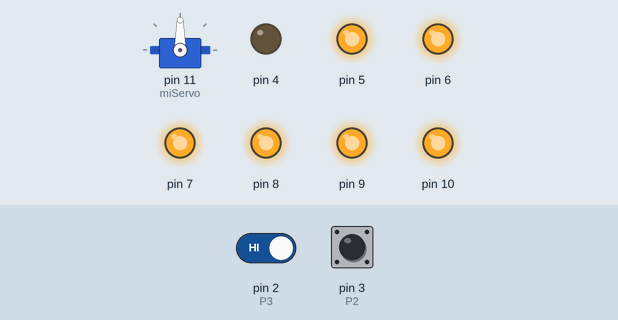
The sketch below on a simulated Arduino Uno, built with avr-gcc and run on an emulated ATmega328P. On the bench: servo, output pins drawn as LEDs (lit = HIGH). Inputs (shaded band) come from the test bench; at power-on: pin 2 (P3) HIGH, pin 3 (P2) LOW.

Above: at 1.2 s.
1.3 s: pin 2 (P3) driven LOW
At 2.5 s:
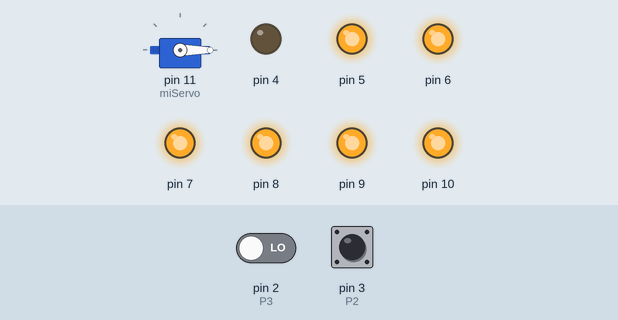
2.8 s: pin 3 (P2) pulsed HIGH 2 times (0.12 s each, 0.3 s apart)
At 3.5 s:
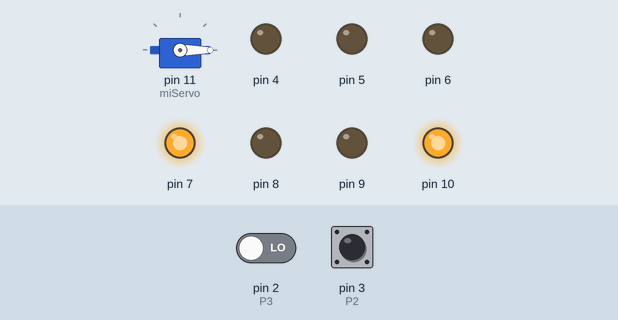
4.9 s: pin 3 (P2) pulsed HIGH 5 times (0.12 s each, 0.3 s apart)
At 7.1 s:
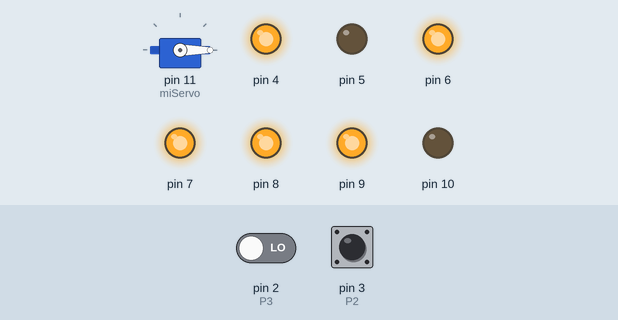
Timing chart, 0 to 8.6 s (numbered marks = the images above; inputs shaded):
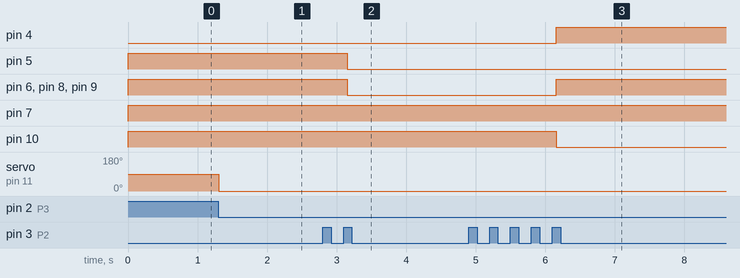

The sketch:

PRUEBA_FINAL_1.ino
```cpp
#include <Servo.h>

int num = 0;
int estadoBoton2 = 0;
int estadoAnteriorBoton2 = 0;
int P2 = 3;
int P3 = 2;
unsigned long ultimoTiempo = 0; // Variable para almacenar el último tiempo registrado

Servo miServo;

void setup() {
  Serial.begin(9600);
  pinMode(P2, INPUT);
  pinMode(P3, INPUT);
  pinMode(4, OUTPUT);
  pinMode(5, OUTPUT);
  pinMode(6, OUTPUT);
  pinMode(7, OUTPUT);
  pinMode(8, OUTPUT);
  pinMode(9, OUTPUT);
  pinMode(10, OUTPUT);

  miServo.attach(11); // Pin del servomotor
}

void mostrarNumero(int n) {
  switch (n) {
    case 0:
      digitalWrite(4, LOW);
      digitalWrite(5, HIGH);
      digitalWrite(6, HIGH);
      digitalWrite(7, HIGH);
      digitalWrite(8, HIGH);
      digitalWrite(9, HIGH);
      digitalWrite(10, HIGH);
      break;
    case 1:
      digitalWrite(4, LOW);
      digitalWrite(5, LOW);
      digitalWrite(6, LOW);
      digitalWrite(7, HIGH);
      digitalWrite(8, LOW);
      digitalWrite(9, LOW);
      digitalWrite(10, HIGH);
      break;
    case 2:
      digitalWrite(4, HIGH);
      digitalWrite(5, LOW);
      digitalWrite(6, HIGH);
      digitalWrite(7, HIGH);
      digitalWrite(8, HIGH);
      digitalWrite(9, HIGH);
      digitalWrite(10, LOW);
      break;
    case 3:
      digitalWrite(4, HIGH);
      digitalWrite(5, LOW);
      digitalWrite(6, HIGH);
      digitalWrite(7, HIGH);
      digitalWrite(8, LOW);
      digitalWrite(9, HIGH);
      digitalWrite(10, HIGH);
      break;
    case 4:
      digitalWrite(4, HIGH);
      digitalWrite(5, HIGH);
      digitalWrite(6, LOW);
      digitalWrite(7, HIGH);
      digitalWrite(8, LOW);
      digitalWrite(9, LOW);
      digitalWrite(10, HIGH);
      break;
    case 5:
      digitalWrite(4, HIGH);
      digitalWrite(5, HIGH);
      digitalWrite(6, HIGH);
      digitalWrite(7, LOW);
      digitalWrite(8, LOW);
      digitalWrite(9, HIGH);
      digitalWrite(10, HIGH);
      break;
    case 6:
      digitalWrite(4, HIGH);
      digitalWrite(5, HIGH);
      digitalWrite(6, HIGH);
      digitalWrite(7, LOW);
      digitalWrite(8, HIGH);
      digitalWrite(9, HIGH);
      digitalWrite(10, HIGH);
      break;
    case 7:
      digitalWrite(4, LOW);
      digitalWrite(5, LOW);
      digitalWrite(6, HIGH);
      digitalWrite(7, HIGH);
      digitalWrite(8, LOW);
      digitalWrite(9, LOW);
      digitalWrite(10, HIGH);
      break;
    case 8:
      digitalWrite(4, HIGH);
      digitalWrite(5, HIGH);
      digitalWrite(6, HIGH);
      digitalWrite(7, HIGH);
      digitalWrite(8, HIGH);
      digitalWrite(9, HIGH);
      digitalWrite(10, HIGH);
      break;
    case 9:
      digitalWrite(4, HIGH);
      digitalWrite(5, HIGH);
      digitalWrite(6, HIGH);
      digitalWrite(7, HIGH);
      digitalWrite(8, LOW);
      digitalWrite(9, LOW);
      digitalWrite(10, HIGH);
      break;
  }
}

void loop() {
  estadoBoton2 = digitalRead(P2);
  int estadoSensorAdicional = digitalRead(P3);

  if (estadoBoton2 != estadoAnteriorBoton2) { // Si hay un cambio de estado en el botón
    delay(50); // Pequeño retraso para evitar el rebote
    if (estadoBoton2 == HIGH && millis() - ultimoTiempo > 3000) { // Si el botón se ha soltado y han pasado 5 segundos
      num = num + 1; // Incrementar el número
      if (num >= 10) {
        num = 0;
      }
      miServo.write(90); // Girar el servomotor a 90 grados
      ultimoTiempo = millis(); // Actualizar el tiempo registrado
    }
  }
    if (estadoSensorAdicional == LOW) { // Si el sensor adicional no detecta nada
    miServo.write(0); // Volver el servomotor a su posición original (0 grados)
  }


  estadoAnteriorBoton2 = estadoBoton2;

  mostrarNumero(num);

  delay(50);
}
```

Measured:
- after the input at 1.3 s, servo on pin 11 (miServo): 90° → 0° at once
- after the input at 2.8 s, pin 5, pin 6, pin 8, pin 9: HIGH → LOW after 0.35 s
- after the input at 4.9 s, pin 4, pin 6, pin 8, pin 9: LOW → HIGH after 1.3 s; pin 10: HIGH → LOW after 1.3 s
